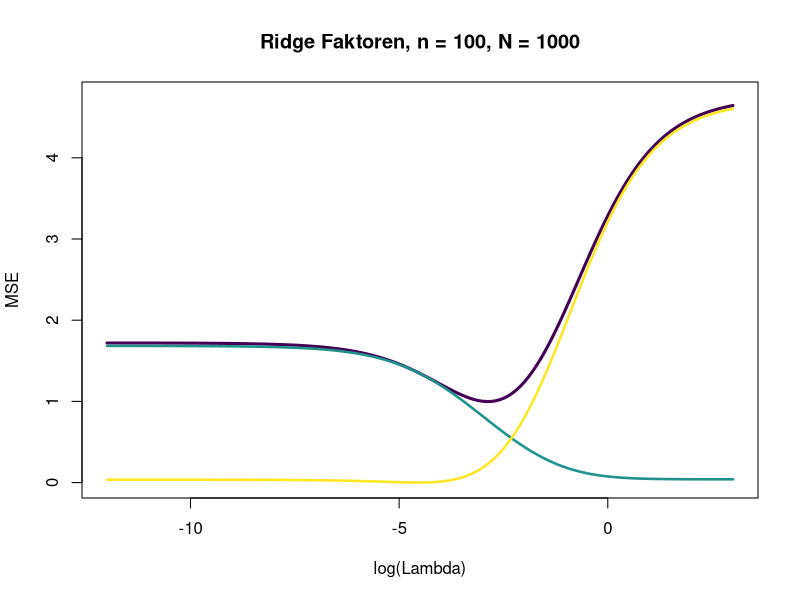
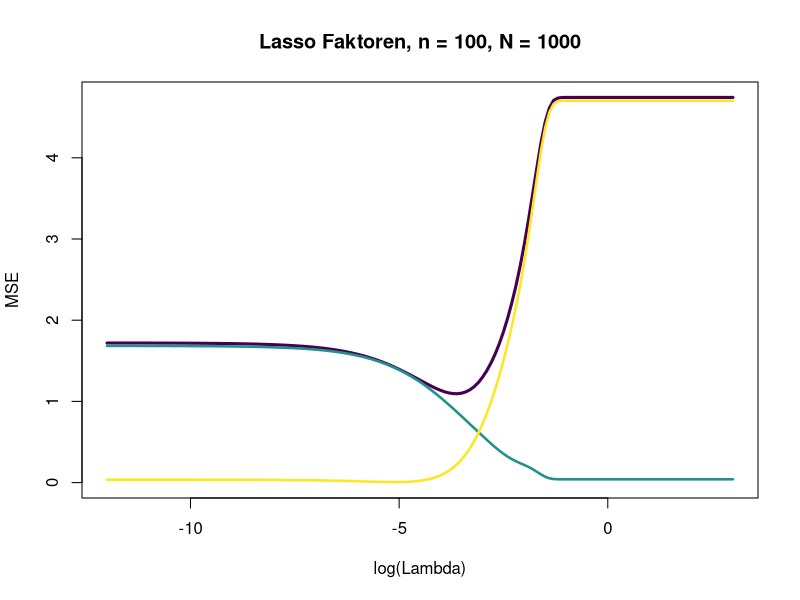
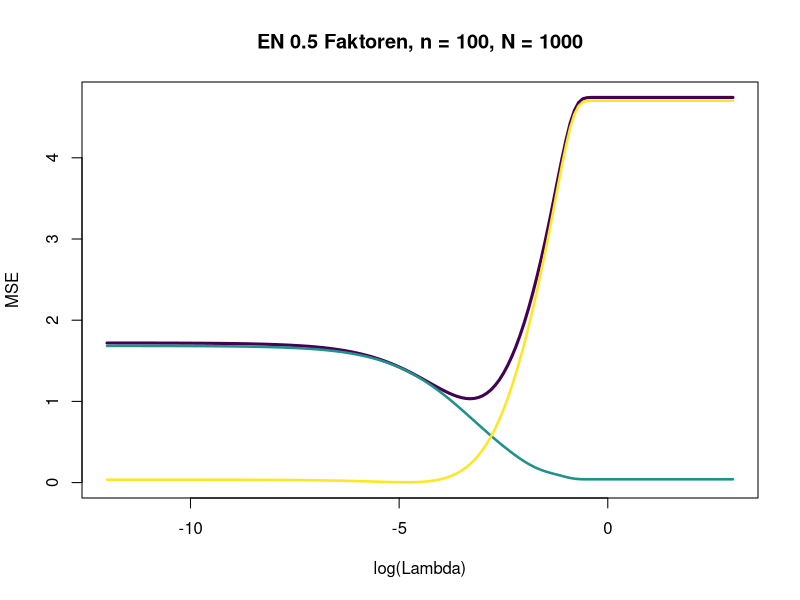
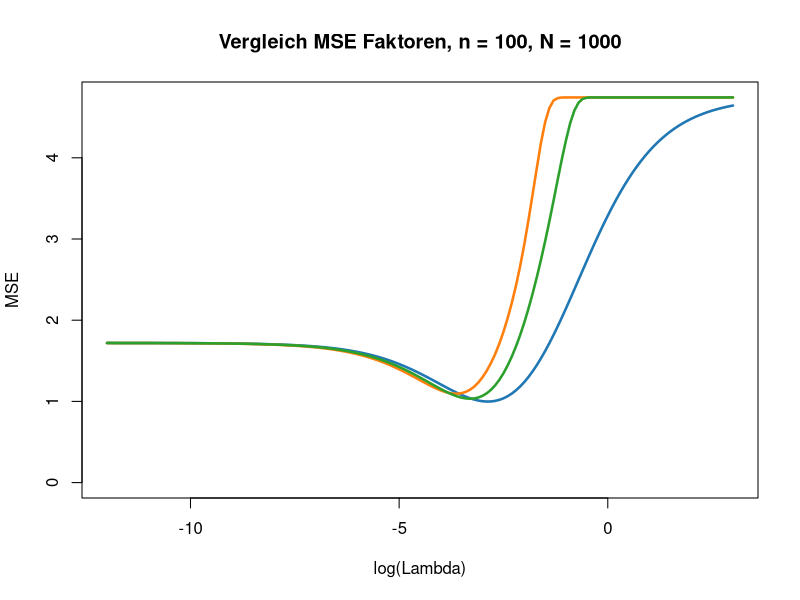

The R script that drew these images, in order: (Note: this script raises an error after producing the figures.)
library(glmnet)

set.seed(12345)

q <- 5
b0 <- 0
b <- rep(0,q)
n <- 100
N <- 1000
X <- matrix(0,n,q)
numlist <- seq(-12,3,0.1)
l <- length(numlist)
lambdalist <- exp(numlist)
results <- vector("list", N)
results_array <- array(NA, dim = c(q+1, l, N))
ra <-  array(NA, dim = c(q+1, 1, N))
rar <- results_array
ral <- results_array
rael <- results_array
rm(results_array)


b0 <- round(rnorm(1,0,1),2)
b <- round(rnorm(q,0,1),2)


for(j in 1:N){
  
  for(i in 1:q){
   X[,i] <- rbinom(n,1,0.5) #Für Generierung von Dummies
  }
  
  #XXX <- sample(1:(q+1),n,replace = T) #Für Generierung von Faktoren
  #XXXX <- as.factor(XXX)
  #X <- model.matrix(XXX~XXXX)[,-1]
  
  Xt <- X
  
  #sds <- sqrt(colMeans(X^2) - colMeans(X)^2)
  
  #Xt <- t((t(X)-colMeans(X))/sds)
  
  eta <- b0 + Xt%*%b
  p <- plogis(eta)
  Y <- rbinom(n,1,p)
  
  gg <- glm(Y~Xt, family = "binomial")
  ggr <- glmnet(Xt,Y, family = "binomial", lambda = lambdalist, alpha = 0)
  ggl <- glmnet(Xt,Y, family = "binomial", lambda = lambdalist, alpha = 1)
  ggel <- glmnet(Xt,Y, family = "binomial", lambda = lambdalist, alpha = 0.5)
  
  ra[,,j] <- as.matrix(coef(gg))
  rar[,,j] <- as.matrix(coef(ggr))
  ral[,,j] <- as.matrix(coef(ggl))
  rael[,,j] <- as.matrix(coef(ggel))
  
  print(j/N)
}



bb <- c(b0,b)
lamlist2 <- log(ggl$lambda)



m <- apply(ra,c(1,2),mean)
m_r <- apply(rar,c(1,2),mean)
m_l <- apply(ral,c(1,2),mean)
m_el <- apply(rael,c(1,2),mean)

bi <- m - bb
bi_r <- m_r - bb
bi_l <- m_l - bb
bi_el <- m_el - bb

bi2 <- colSums(bi^2)
bi2_r <- colSums(bi_r^2)
bi2_l <- colSums(bi_l^2)
bi2_el <- colSums(bi_el^2)

v <- colSums(apply(ra,c(1,2),var))
v_r <- colSums(apply(rar,c(1,2),var))
v_l <- colSums(apply(ral,c(1,2),var))
v_el <- colSums(apply(rael,c(1,2),var))

MSE <- v + bi2
MSEr <- v_r + bi2_r
MSEl <- v_l + bi2_l
MSEel <- v_el + bi2_el

maxmse <- max(MSEr,MSEl,MSEel)

gr <- which.min(MSEr)
gl <- which.min(MSEl)
gel <- which.min(MSEel)

org <- c(v,bi2,MSE)
ridge <- c(v_r[gr], bi2_r[gr], MSEr[gr], lamlist2[gr])
lasso <- c(v_l[gl], bi2_l[gl], MSEl[gl], lamlist2[gl])
elastic <- c(v_el[gel], bi2_el[gel], MSEel[gel], lamlist2[gel])






plot(lamlist2, MSEr, type = "l", ylim = c(0,maxmse), main = paste("Ridge Faktoren, n = ",n,", N = ",N, sep = ""),
     col = "#440154", lwd = 3, xlab = "log(Lambda)", ylab = "MSE")
lines(lamlist2, v_r, col = "#21918c", lwd = 2.5)
lines(lamlist2, bi2_r, col = "#fde725", lwd = 2.5)


plot(lamlist2, MSEl, type = "l", ylim = c(0,maxmse), main = paste("Lasso Faktoren, n = ",n,", N = ",N, sep = ""),
     col = "#440154", lwd = 3, xlab = "log(Lambda)", ylab = "MSE")
lines(lamlist2, v_l, col = "#21918c", lwd = 2.5)
lines(lamlist2, bi2_l, col = "#fde725", lwd = 2.5)


plot(lamlist2, MSEel, type = "l", ylim = c(0,maxmse), main = paste("EN 0.5 Faktoren, n = ",n,", N = ",N, sep = ""),
     col = "#440154", lwd = 3, xlab = "log(Lambda)", ylab = "MSE")
lines(lamlist2, v_el, col = "#21918c", lwd = 2.5)
lines(lamlist2, bi2_el, col = "#fde725", lwd = 2.5)


plot(lamlist2, MSEr, type = "l", ylim = c(0,maxmse), col = "#1F77B4", lwd = 2.5,
     main = paste("Vergleich MSE Faktoren, n = ",n,", N = ",N, sep = ""), xlab = "log(Lambda)", ylab = "MSE")
lines(lamlist2, MSEl, col = "#FF7F0E", lwd = 2.5)
lines(lamlist2, MSEel, col = "#2CA02C", lwd = 2.5)






round(ridge,3)
round(lasso,3)
round(elastic,3)
round(org,3)


cor(X)
t(X)%*%X


## Tests

stop("tests")



Y
eta
table(eta)

x1 <- rbinom(1000,1,0.75)
x2 <- rbinom(1000,1,0.5)
xx <- data.frame(x1,x2)

sds <- sqrt(colMeans(xx^2) - colMeans(xx)^2)
xxt <- t((t(xx)-colMeans(xx))/sds)

et <- xxt%*%c(1,2)
pet <- plogis(et)
yet <- rbinom(1000,1,pet)

glm(yet~., data = xx, family = "binomial")

f <- glmnet(xx,yet, family = "binomial", lambda = c(0,0.0001))
coef(f)



xxt

f <- glmnet(xx,yet, family = "binomial", lambda = c(0,0.0001))
